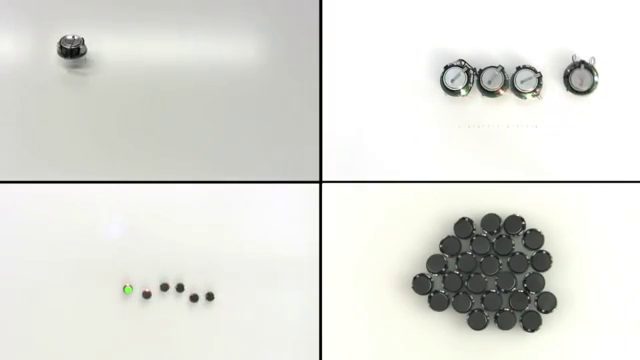
#> input picture frame 480 of videoplayback.mp4, 640 x 360 px
$ python teste_video_blob.py
#> lines starting #> are read from the running program, lines starting #| are printed output that depends on the picture
import cv2
import numpy as np


cap = cv2.VideoCapture("/Users/marinastavares/Google Drive/PETEEL/6. Pesquisas e Projetos/2018.2/1. Projetos Externos/TML + MST - Kilobotics/Materiais/Kilobots/kilobots_marina/videoplayback.mp4")
    # cv2.VideoCapture recebe como argumento o diretório do vídeo.
    # Se estiver, usando webcam, o argumento é um número (0 = câmera primária,
    # 1 = secundária etc

cap.set(1, 480)
    # Escolhe um frame específico do video. O primeiro argumento (1) se refere
    # ao código para escolher um FRAME com base em um número.
    # Por chute e teste, descobri que uma parte interessante para testar é a que
    # começa no frame 480 e acaba no 600.

i = 480
    # contador para ir do 480 ao 600. Usei uma lógica bem simples só de teste.

font = cv2.FONT_HERSHEY_SCRIPT_SIMPLEX


while True:
    # Loop infinito para ver frame por frame e só sair por um Break em um IF

    ret, frame = cap.read()
#> frame is the input picture: shape (360, 640, 3); mean B, G, R 218.6, 223.7, 223.3
        # cap.read() retorna duas váriaveis. Uma booleana (ret) que indica se
        # foi encontrado um frame (para não dar erro), e a segunda p/ armazenar
        # o frame

    gray = cv2.cvtColor(frame, cv2.COLOR_BGR2GRAY)
        # converte frame para cinza e armazena em gray para trabalhar mais fácil
    m=1
####### SETANDO PARAMETROS E ENCONTRANDO BLOBS
    params = cv2.SimpleBlobDetector_Params()

    # Change thresholds
    params.minThreshold = 1;
    params.maxThreshold = 500;

    # Filter by Area.
    params.filterByArea = True
    params.minArea = 500

    # Filter by Circularity
    params.filterByCircularity = False
    params.minCircularity = 0.800

    # Filter by Convexity
    params.filterByConvexity = False
    params.minConvexity = 0.80

    # Filter by Inertia
    params.filterByInertia = True
    params.minInertiaRatio = 0.81

    # Set up the detector with set parameters.
    detector = cv2.SimpleBlobDetector_create(params)

    # Detect blobs
    keypoints = detector.detect(gray)
#> keypoints = 1 keypoints; (x, y, size): (580, 77, 36.9)
        # usei o "gray" pra definir os keypoints (mais rápido)

    #print (keypoints)
        # (comentei porque tava enchendo o saco no loop)


    # Draw detected blobs as red circles.
    # cv2.DRAW_MATCHES_FLAGS_DRAW_RICH_KEYPOINTS ensures the size of the circle corresponds to the size of blob
    im_with_keypoints = cv2.drawKeypoints(frame, keypoints, np.array([]),
                (0,0,255), cv2.DRAW_MATCHES_FLAGS_DRAW_RICH_KEYPOINTS)

    for k in keypoints:
            # arr.append(Rect(int(k.pt[0] - k.size), int(k.pt[1] - k.size), int(k.size * 2), int(k.size * 2)))
        print("x = %.1f y= %.1f tamanho=%d" % (k.pt[0],k.pt[1],k.size))
        x=int(k.pt[0])
        y=int(k.pt[1])
        po=str(m)
        cv2.putText(im_with_keypoints,po,(x,y), font, 1, (200,0,0), 2, cv2.LINE_AA)
    # labeled_array, num_features = label(im)
    # print(num_array)
        m=m+1
#> this loop made 1 pass
#> (k, x, y, po, m) on pass 1: (keypoint at (579.5, 77.1), size 36.9, 579, 77, '1', 2)
#| x = 579.5 y= 77.1 tamanho=36
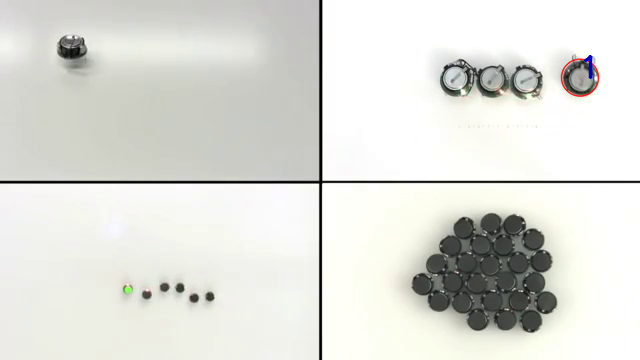
#> im_with_keypoints: shape (360, 640, 3); mean B, G, R 218.5, 223.5, 223.3
#> after the loop, m = 2

        # desenhei em cima do vídeo colorido (frame)

############## FIM DOS PARÂMETROS

    roi = im_with_keypoints[0:180, 320:640]
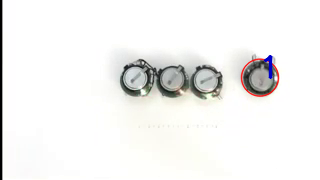
#> roi: shape (180, 320, 3); mean B, G, R 241, 242.3, 242.7
        # cria uma Region Of Interest somente com a região interessante do
        # vídeo (Assistir video na pasta pra entender porque precisei fazer
        # isso.

    i = i + 1
    if i == 600:
        i = 480
            # Volta o contador pra 480 quando ele chegar em 600 (ultimo frame de
            # interesse pra gente). Meudeus, que lixo de lógica essa minha.
        cap.set(1, 480)
            # Seta o frame pra 480 de novo, assim como no começo. Ou seja,
            # isso vai fazer o vídeo dar LOOP

    cv2.imshow('video', roi)
        # imprime frame por frame, já colorido e com o Blob (lembrando que
        # tá no while)

    if cv2.waitKey(1) & 0xFF == ord('q'):
#> (key q is pressed here)
        break
            # Condição pra dar break no While. O vídeo vai dar loop até você
            # pressionar q.

cap.release()
    # Agora que saiu do loop, antes de destruir as imagens, é importante usar
    # esse comando! É como se liberasse a câmera/placa de vídeo pra poder usar
    # em outras coisas. Não fazer isso pode causar o risco de ficar dando que
    # sua câmera tá sendo usada, mesmo com o python fechado.

cv2.destroyAllWindows()


### github.com/kilobotstest
